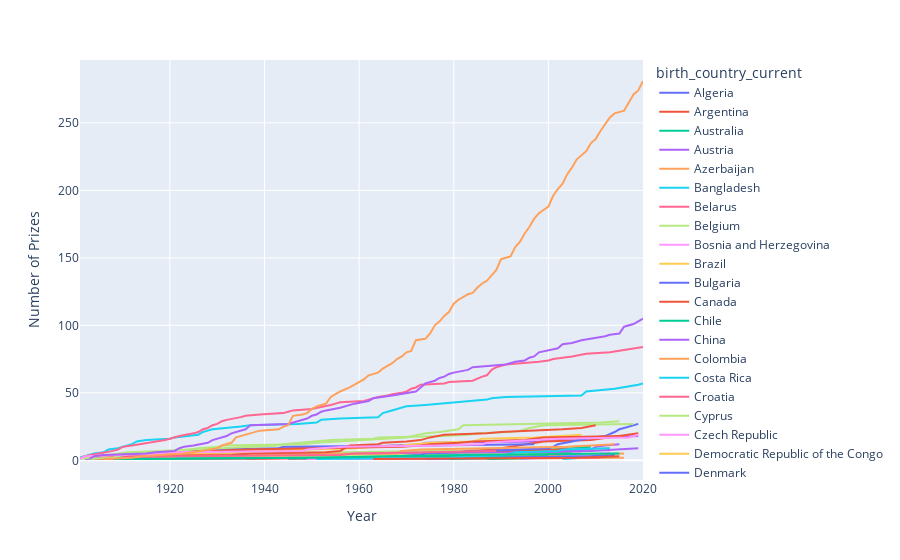

Notebook code cell kept with this figure:
### Code cell
l_chart = px.line(cumulative_prizes,
                    x='year', 
                    y='prize',
                    color='birth_country_current',
                    hover_name='birth_country_current')
    
l_chart.update_layout(xaxis_title='Year',
                        yaxis_title='Number of Prizes')
    
l_chart.show()
